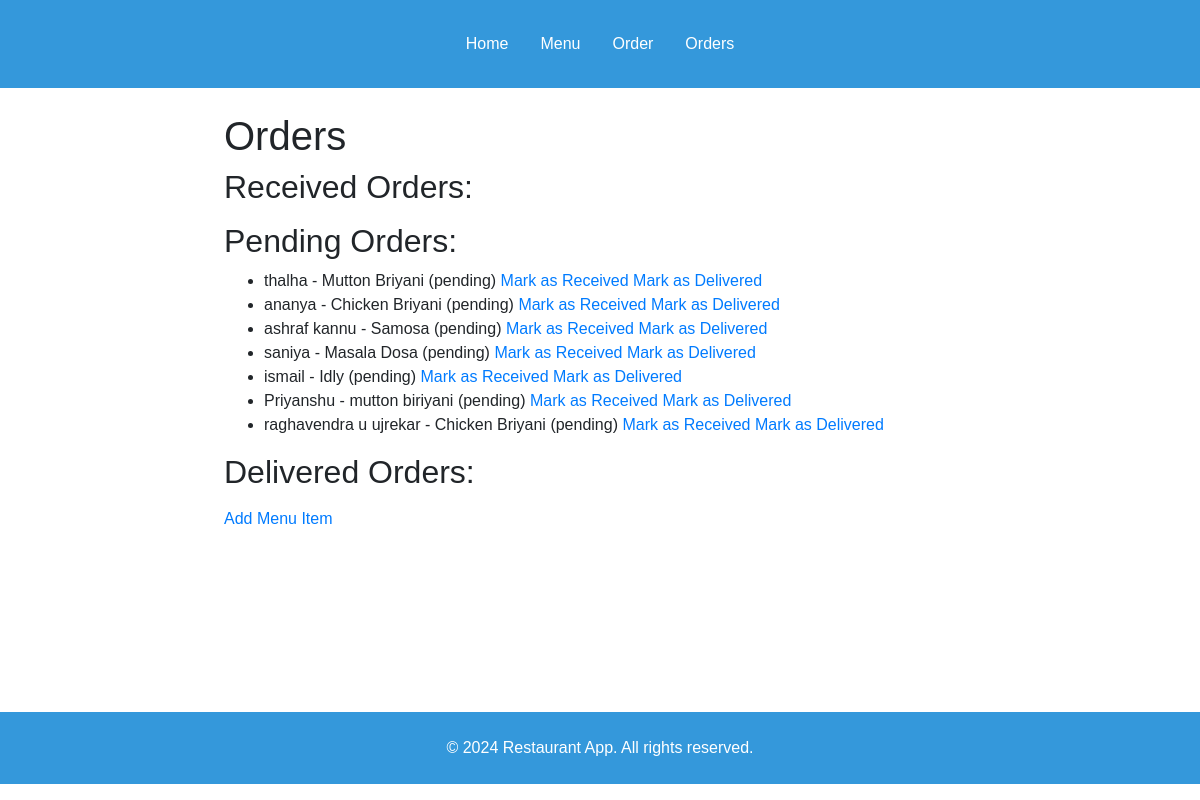
/owner, run on the app's committed database.
### app.py (models this page shows, shortened)
class Order(db.Model):
    id = db.Column(db.Integer, primary_key=True)
    customer_id = db.Column(db.Integer, db.ForeignKey('customer.id'), nullable=False)
    customer = db.relationship('Customer', backref=db.backref('orders', lazy=True))
    menu_item_id = db.Column(db.Integer, db.ForeignKey('menu_item.id'), nullable=False)
    menu_item = db.relationship('MenuItem', backref=db.backref('orders', lazy=True))
    status = db.Column(db.String(50), nullable=False, default='pending')

class Customer(db.Model):
    id = db.Column(db.Integer, primary_key=True)
    name = db.Column(db.String(100), nullable=False)
    email = db.Column(db.String(100), nullable=False, unique=True)

class MenuItem(db.Model):
    id = db.Column(db.Integer, primary_key=True)
    name = db.Column(db.String(100), nullable=False)
    price = db.Column(db.Float, nullable=False)

### app.py (the view)
@app.route('/owner')
def owner():
    orders = Order.query.all()
    received_orders = [order for order in orders if order.status == 'received']
    pending_orders = [order for order in orders if order.status == 'pending']
    delivered_orders = [order for order in orders if order.status == 'delivered']
    return render_template('owner.html', received_orders=received_orders, pending_orders=pending_orders, delivered_orders=delivered_orders)

### templates/owner.html (shortened to what this page needs)
{% extends "base.html" %}
{% block content %}
    <h1>Orders</h1>
    <h2>Received Orders:</h2>
    <h2>Pending Orders:</h2>
    <ul>
    {% for order in pending_orders %}
        <li>{{ order.customer.name }} - {{ order.menu_item.name }} ({{ order.status }}) <a href="{{ url_for('update_status', order_id=order.id, status='received') }}">Mark as Received</a> <a href="{{ url_for('update_status', order_id=order.id, status='delivered') }}">Mark as Delivered</a></li>
    {% endfor %}
    </ul>
    <h2>Delivered Orders:</h2>
    <p><a href="{{ url_for('menu_app') }}">Add Menu Item</a></p>
{% endblock %}

### static/styles.css (style rules this page uses)
body { font-family: Arial, sans-serif; }

### data on the page
Order: customer.name "thalha", menu_item.name "Mutton Briyani", status "pending"
Order: customer.name "ananya", menu_item.name "Chicken Briyani", status "pending"
Order: customer.name "ashraf kannu", menu_item.name "Samosa", status "pending"
Order: customer.name "saniya", menu_item.name "Masala Dosa", status "pending"
Order: customer.name "ismail", menu_item.name "Idly", status "pending"
Order: customer.name "Priyanshu", menu_item.name "mutton biriyani", status "pending"
Order: customer.name "raghavendra u ujrekar", menu_item.name "Chicken Briyani", status "pending"
